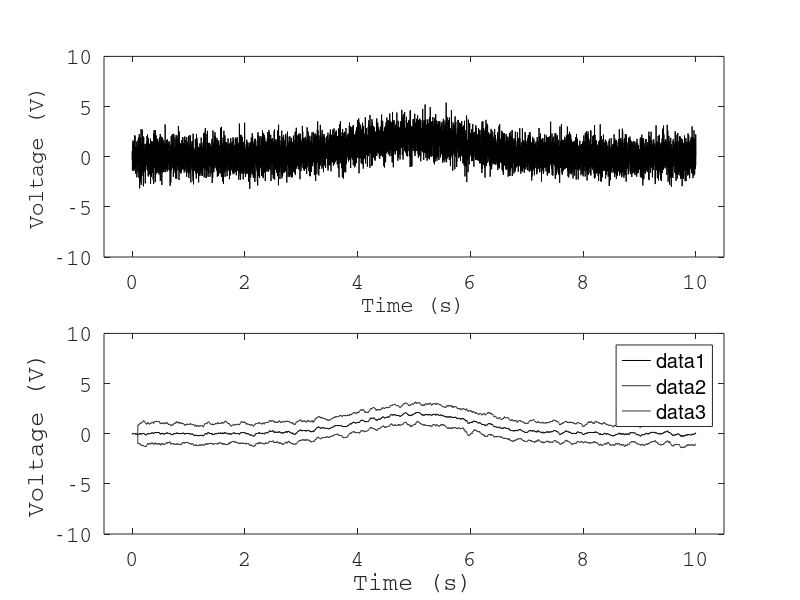

The MATLAB source for this figure:
clear;
%dsp parameters
scale = 100;
fs = 1000.0;
dt = 1.0/fs;
t1 = 0.0;
t2 = 10.0;
mu = 5.0;
sigma = 1.0;
amp = 2.0;
%plotting parameters
linew = 0.5;
startx = 0;
starty = 0;
width = 2000;
height = 2000;
axisVector=[-0.5 10.5 -10 10];
fonts = 16;
fontn = 'Courier';

%calculations
times = [t1:dt:t2];
n = length(times);
window_size = floor(n/scale);
amplitudes = randn(size(times))+amp*exp(-0.5*((times-mu)/sigma).^2);
average_amplitudes = zeros(size(times));
average_amplitudes_mvg_ave = filter(ones(window_size,1)/window_size,1,amplitudes);
for i=window_size+1:n
	average_amplitudes(i) = mean(amplitudes(i-window_size:i));
	stddev_amplitudes(i) = std(amplitudes(i-window_size:i));
endfor

%plotting
figure(1,"position",[startx starty width height]);
subplot(2,1,1);
h1 = plot(times,amplitudes);
set(gca(),'fontname',fontn,'fontsize',fonts);
set(h1,'color',[0 0 0],'linewidth',linew);
xlabel('Time (s)','fontname',fontn,'fontsize',fonts);
ylabel('Voltage (V)','fontname',fontn,'fontsize',fonts);
axis(axisVector);
subplot(2,1,2);
hold on;
box on;
h2 = plot(times,average_amplitudes_mvg_ave,'linewidth',linew);
%h2 = plot(times,average_amplitudes,'linewidth',linew);
h3 = plot(times,stddev_amplitudes+average_amplitudes_mvg_ave,'linewidth',linew);
h4 = plot(times,-stddev_amplitudes+average_amplitudes_mvg_ave,'linewidth',linew);
xlabel('Time (s)','fontname',fontn,'fontsize',fonts);
ylabel('Voltage (V)','fontname',fontn,'fontsize',fonts);
set(gca(),'fontname',fontn,'fontsize',fonts);
set(h2,'color',[0 0 0]);
set(h3,'color',[0.2 0.2 0.2]);
set(h4,'color',[0.2 0.2 0.2]);
legend();
axis(axisVector);

print -dpdf meanStdDev_plusGaussian.pdf